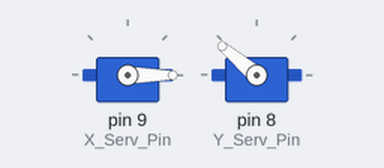
This sketch was run on a simulated Arduino Mega 2560, built with avr-gcc and run on an emulated ATmega2560. Shown: 2 × servo. What the sketch prints to the serial monitor is not drawn.

Above: at 0.15 s.
At 9.65 s:
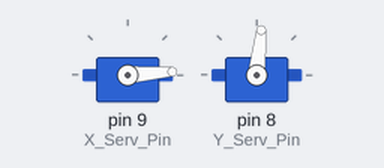
At 19.45 s:
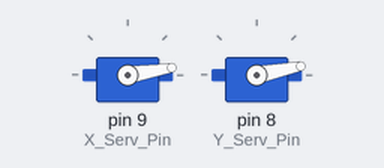
At 39.68 s:
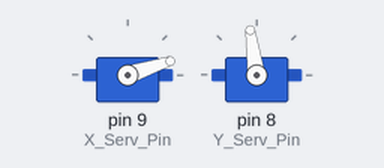
Timing chart, 0 to 40.0 s (numbered marks = the images above):
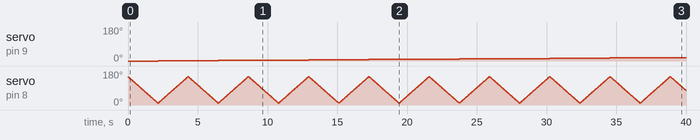

Measured:
- by itself, servo on pin 9 (X_Serv_Pin): moves from 0° to 18° over 36.7 s

The sketch:

Disertatie_var3.ino
```cpp
//Matlab and Arduino communication
//Lidar reading
//Servo x and servo y connected
//save distance value and angle in arrays
#include <Servo.h>

#define X_Serv_Pin 9
#define Y_Serv_Pin 8


Servo horizontal_Servo;
Servo vertical_Servo;

int minPosServoX = 0;
int maxPosServoX = 180;
int lastPosServoX = 0; // variable used for determining if the servo position is different from the previous one
//int posServoX = (maxPosServoX + minPosServoX) /2; // this is the middle position of the servomotor, so that the lidar sensor to be in the middle
int posServoX = minPosServoX;

int minPosServoY = 10;
int maxPosServoY = 150;
int lastPosServoY = 0; // variable used for determining if the servo position is different from the previous one
int posServoY = maxPosServoY; // this is the middle position of the servomotor, so that the lidar sensor to be in the middle

int distance_values[150];// 180 - x servo; 140 - y servo
int angle_value[150]; // 180 - x servo; 140 - y servo

bool scanning = true;
bool scanDirection = true;
int scanIncrement = 1;
bool read_flag = false;

bool moved = false;
bool finished = false;

bool send_value_flag = false;

bool local = false;

int i = 1;
char received_data;
int indexx = 0;
bool array_reached = false;

bool printed = false;
int x_movement = 0;
void setup() {
  horizontal_Servo.attach(X_Serv_Pin);
  vertical_Servo.attach(Y_Serv_Pin);

  Serial.begin(9600); //set bit rate of serial port connecting Arduino with computer
  Serial3.begin(115200);  //set bit rate of serial port connecting LiDAR with Arduino
  Serial2.begin(9600); // Bluetooth
  Serial.println("Start");

  horizontal_Servo.write(posServoX); //starts from minimum position
  vertical_Servo.write(posServoY); //starts from minimum position
  Serial.println("Servo are at the minimum position");
}

void loop() {
  int distance = 0;
  int strength = 0;

  if (finished == true)
  {
    Serial.println("Am terminat de tot");
  }
  else
  {
    if (send_value_flag == false) // check if scan mode is finished
    {
      if (read_flag == true) // check if sensor readed the value
      {
        if (scanning == true)
        {
          //Scan on Y axis
          if (scanDirection == true)
          {
            posServoY -= scanIncrement; //go up
          }
          else
          {
            posServoY += scanIncrement; //go down
          }
          if (posServoY > maxPosServoY || posServoY < minPosServoY)
          {
            //am terminat o tura pe y
            //Scan on X axis
            scanDirection = !scanDirection;
            posServoX += scanIncrement; // go left

            send_value_flag = true; //similar with finished

            if (posServoX < minPosServoX)
            {
               scanning = false;
              //Finished scanning one round pe x
              //local = true;
              finished = true;
            }
          }
        }
        else {
          Serial.println("Am terminat o scanare");
          scanning = true;
          posServoX = 90;
          posServoY = 90;
          scanDirection = true;
          //        if(local == true)
          //        {
          //            finished = true;
          //        }
        }
        posServoX = min(max(posServoX, minPosServoX), maxPosServoX);
        posServoY = min(max(posServoY, minPosServoY), maxPosServoY);

        moved = moveServo();
      }
      else
      {
        //Lidar_reading(&distance, &strength);
        distance = i;
        if (distance) {
          if (posServoY >= 10 )
          {
            distance_values[150 - posServoY] = distance;
            angle_value[150 - posServoY] = 180 - posServoY;
          }
          //        if (Serial2.available())
          //        {
          //          char received_data = Serial2.read();
          //          if (received_data == 'S')
          //          {
          //            Serial2.print(distance);
          //            Serial.println("value sent to Matlab");
          //          }
          //        }
          //        Serial.print(distance);
          //        Serial.print("cm\t");
          //        Serial.print("strength: ");
          //        Serial.println(strength);
          read_flag = true;

          i++;
        }
      }
    }
    else
    { //am terminat o tura
      // if(printed == false)
      {
        Serial.println("Send data to Matlab");
//        for (int k = 0; k < 150; k++)
//        {
//          Serial.print("Distanta[");
//          Serial.print(k);
//          Serial.print("]= ");
//          Serial.println(distance_values[k]);
//
//          Serial.print("unghi[");
//          Serial.print(k);
//          Serial.print("]= ");
//          Serial.println(angle_value[k]);
//        }
        // printed = true;
        send_value_flag = false; //s-a trimis primul set de date
      }
      //  else
      {
        //   send_value_flag=false;
      }
      //    if (Serial2.available())
      //    {
      //      received_data = Serial2.read();
      //      if (received_data == 'S')
      //      {
      //        if (array_reached == false)
      //        {
      //          Serial2.print(distance_values[indexx]);
      //          indexx++;
      //          if (indexx > 180)
      //          {
      //            array_reached = true;
      //          }
      //        }
      //        else
      //        {
      //          Serial2.print("F");
      //        }
      //      }
      //    }
      //    // Serial.println("Am terminat o tura");
      //    Serial.print(" distance: ");
      //    Serial.print(distance_values[j]);
      //    Serial.print(" angle: ");
      //    Serial.println(angle_value[j]);
    }
  }
}


bool moveServo()
{
  bool movement;
  static int lastPosServoX;
  static int lastPosServoY;
  if (posServoY != lastPosServoY)
  {
    vertical_Servo.write(posServoY);
    Serial.print("Angle Y: ");
    Serial.println(posServoY);
    lastPosServoY = posServoY;
    movement = true;
    read_flag = false;
  }
  if (posServoX != lastPosServoX)
  {
    horizontal_Servo.write(posServoX);
    Serial.print("Angle X: ");
    Serial.println(posServoX);
    lastPosServoX = posServoX;
    movement = true;
    read_flag = false;

  }
  delay(15);
  return movement;
}

void Lidar_reading(int* distance, int* strength)
{
  static char i = 0;
  char j = 0;
  int checksum = 0;
  static int rx[9];
  if (Serial3.available())
  {
    rx[i] = Serial3.read();
    if (rx[0] != 0x59) {
      i = 0;
    } else if (i == 1 && rx[1] != 0x59) {
      i = 0;
    } else if (i == 8) {
      for (j = 0; j < 8; j++) {
        checksum += rx[j];
      }
      if (rx[8] == (checksum % 256)) {
        *distance = rx[2] + rx[3] * 256;
        *strength = rx[4] + rx[5] * 256;

      }
      i = 0;
    } else
    {
      i++;
    }
  }
}
```
